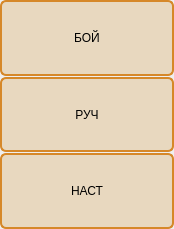
<?xml version="1.0" encoding="UTF-8"?>
<ui version="4.0">
 <class>WidgetPanelSwitcher</class>
 <widget class="QWidget" name="WidgetPanelSwitcher">
  <property name="geometry">
   <rect>
    <x>0</x>
    <y>0</y>
    <width>174</width>
    <height>229</height>
   </rect>
  </property>
  <property name="sizePolicy">
   <sizepolicy hsizetype="Preferred" vsizetype="Minimum">
    <horstretch>0</horstretch>
    <verstretch>0</verstretch>
   </sizepolicy>
  </property>
  <property name="maximumSize">
   <size>
    <width>16777215</width>
    <height>16777215</height>
   </size>
  </property>
  <property name="windowTitle">
   <string>Поворотное устройство</string>
  </property>
  <layout class="QVBoxLayout" name="verticalLayout">
   <property name="spacing">
    <number>1</number>
   </property>
   <property name="leftMargin">
    <number>0</number>
   </property>
   <property name="topMargin">
    <number>0</number>
   </property>
   <property name="rightMargin">
    <number>0</number>
   </property>
   <property name="bottomMargin">
    <number>0</number>
   </property>
   <item>
    <widget class="QPushButton" name="butSetMainMode">
     <property name="sizePolicy">
      <sizepolicy hsizetype="Minimum" vsizetype="Minimum">
       <horstretch>0</horstretch>
       <verstretch>0</verstretch>
      </sizepolicy>
     </property>
     <property name="styleSheet">
      <string notr="true">QPushButton
{
	background-color: rgba(209, 142, 34, 60);
    border: 2px solid line;
    border-radius: 6px;
   
	border-color: rgb(214, 136, 41);
}

QPushButton:pressed
{
    background-color: rgba(209, 142, 34, 110);
    border: 4px solid line;
    border-radius: 6px;
   
	
	border-color: rgb(171, 86, 38);
}</string>
     </property>
     <property name="text">
      <string>БОЙ</string>
     </property>
    </widget>
   </item>
   <item>
    <widget class="QPushButton" name="butOpenHandleControlPanel">
     <property name="sizePolicy">
      <sizepolicy hsizetype="Ignored" vsizetype="Preferred">
       <horstretch>0</horstretch>
       <verstretch>0</verstretch>
      </sizepolicy>
     </property>
     <property name="maximumSize">
      <size>
       <width>16777215</width>
       <height>16777215</height>
      </size>
     </property>
     <property name="styleSheet">
      <string notr="true">QPushButton
{
	background-color: rgba(209, 142, 34, 60);
    border: 2px solid line;
    border-radius: 6px;
   
	border-color: rgb(214, 136, 41);
}

QPushButton:pressed
{
    background-color: rgba(209, 142, 34, 110);
    border: 4px solid line;
    border-radius: 6px;
   
	
	border-color: rgb(171, 86, 38);
}</string>
     </property>
     <property name="text">
      <string>РУЧ</string>
     </property>
     <property name="iconSize">
      <size>
       <width>36</width>
       <height>36</height>
      </size>
     </property>
     <property name="checkable">
      <bool>true</bool>
     </property>
    </widget>
   </item>
   <item>
    <widget class="QPushButton" name="butOpenSettingsPanel">
     <property name="sizePolicy">
      <sizepolicy hsizetype="Minimum" vsizetype="Minimum">
       <horstretch>0</horstretch>
       <verstretch>0</verstretch>
      </sizepolicy>
     </property>
     <property name="styleSheet">
      <string notr="true">QPushButton
{
	background-color: rgba(209, 142, 34, 60);
    border: 2px solid line;
    border-radius: 6px;
   
	border-color: rgb(214, 136, 41);
}

QPushButton:pressed
{
    background-color: rgba(209, 142, 34, 110);
    border: 4px solid line;
    border-radius: 6px;
   
	
	border-color: rgb(171, 86, 38);
}</string>
     </property>
     <property name="text">
      <string>НАСТ</string>
     </property>
    </widget>
   </item>
  </layout>
 </widget>
 <resources>
  <include location="Images.qrc"/>
 </resources>
 <connections/>
</ui>
